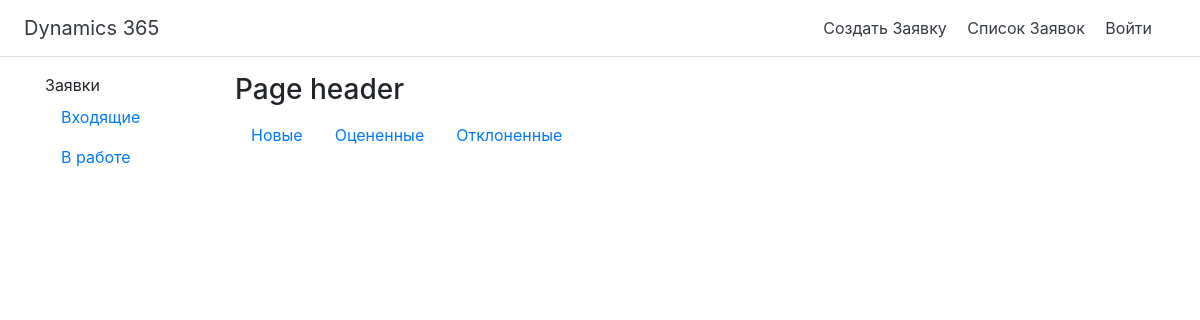
/tasks/, run on an earlier commit of the app's database.
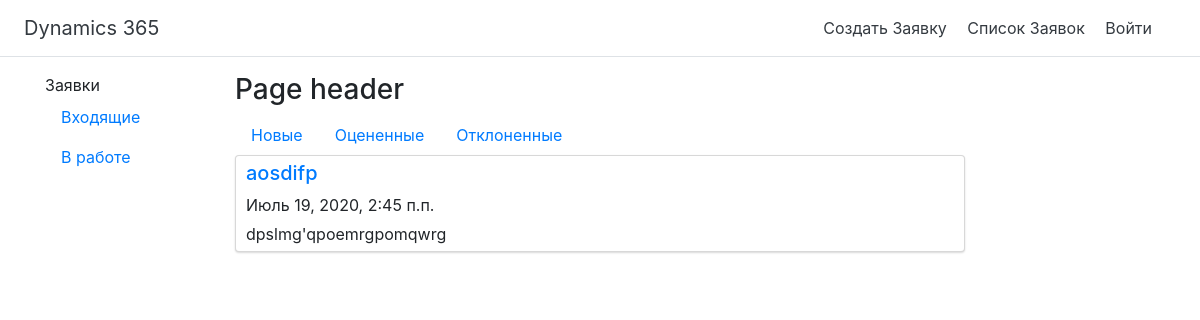
And on a later commit of the database.
### tasks/models.py (models this page shows)
class Task(m.Model):
    name = m.CharField('Название', max_length=150)
    text = m.TextField('Требования')
    author = m.ForeignKey(settings.AUTH_USER_MODEL, on_delete=m.CASCADE)
    created_at = m.DateTimeField(auto_now_add=True)
    status = m.CharField(
        'Статус', choices=TASK_STATUS_CHOICES, default=TaskStatuses.NEW, max_length=11
    )
    class Meta:
        ordering = ['-created_at']

### tasks/views.py (the view)
# urls.py: path('', v.AllTaskList.as_view(), name='task-list'),
class AllTaskList(ListView):
    model = Task

### tasks/templates/tasks/task_list.html
{% extends 'base.html' %}
{% block head %}
  {% load static %}
  <link rel="stylesheet" type="text/css" href="{% static 'tasks/css/styles.css' %}">
{% endblock head %}
{% block content %}
  <h3>Page header</h3>
  <nav class="nav">
    <a class="nav-link" href="{% url 'tasks:filter-task-status' 'new' %}">Новые</a>
    <a class="nav-link" href="{% url 'tasks:filter-task-status' 'rated' %}">Оцененные</a>
    <a class="nav-link" href="{% url 'tasks:filter-task-status' 'rejected' %}">Отклоненные</a>
  </nav>
  {% for task in object_list %}
    <div class="task-list">
      <div class="media">
        <div class="media-body">
          <a href="{% url 'tasks:task-detail' task.id %}"><h5 class="mt-0">{{ task.name }}</h5></a>
          <p>{{ task.created_at }}</p>{{ task.text|truncatechars:50 }}
        </div>
      </div>
    </div>
  {% endfor %}
{% endblock content %}

### templates/base.html (shortened to what this page needs)
<!doctype html>
<html lang="en">
<head>
  {% load bootstrap4 %}
  {% bootstrap_css %}
  {% load static %}
  <link rel="stylesheet" type="text/css" href="{% static 'base/styles.css' %}">
  <link rel="stylesheet" type="text/css" href="{% static 'tasks/css/styles.css' %}">
  {% block head %}
  {% endblock head %}
</head>
<body>
<div class="d-flex flex-column flex-md-row align-items-center p-3 px-md-4 mb-3 bg-white border-bottom">
  <h5 class="my-0 mr-md-auto font-weight-normal"><a href="{% url 'home' %}" class="text-dark">Dynamics 365</a></h5>
  <nav class="my-2 my-md-0 mr-md-3">
    <a class="p-2 text-dark" href="{% url 'tasks:task-create' %}">
      Создать Заявку</a>
    <a class="p-2 text-dark" href="{% url 'tasks:task-list' %}">
      Список Заявок</a>
    {% if user.is_authenticated %}
      <a class="p-2 text-dark" href="{% url 'logout' %}">Выйти</a>
      <a class="p-2 text-dark" href="{% url 'profile' %}">{{ user.first_name }} {{ user.last_name }}</a>
    {% else %}
      <a class="p-2 text-dark" href="{% url 'login' %}">Войти</a>
    {% endif %}
  </nav>
</div>
<div class="container">
  <div class="row">
    <div class="col">
      <ul class="nav flex-column">
        <li class="nav-item">
          Заявки
        </li>
        <li class="nav-item">
          <a class="nav-link active" href="{% url 'tasks:task-list' %}incoming/">Входящие</a>
        </li>
        <li class="nav-item">
          <a class="nav-link" href="{% url 'tasks:filter-task-status' 'in-progress' %}">В работе</a>
        </li>
      </ul>
    </div>
    <div class="col-8">
      {% block content %}
      {% endblock content %}
    </div>
    <div class="col"></div>
  </div>
</div>
</body>
</html>

### tasks/static/tasks/css/styles.css (style rules this page uses)
.media { box-shadow: 0px 1px 2px rgba(0, 0, 0, 0.15); border: 1px solid rgba(60, 60, 60, 0.2); padding: 5px 0 5px 10px; border-radius: 4px; background-color: #fff; }
.media p { margin-bottom: 5px; }

What changed in the data, as far as the page shows it:
added Task: name "aosdifp", created_at "Июль 19, 2020, 2:45 п.п.", text "dpslmg'qpoemrgpomqwrg"
